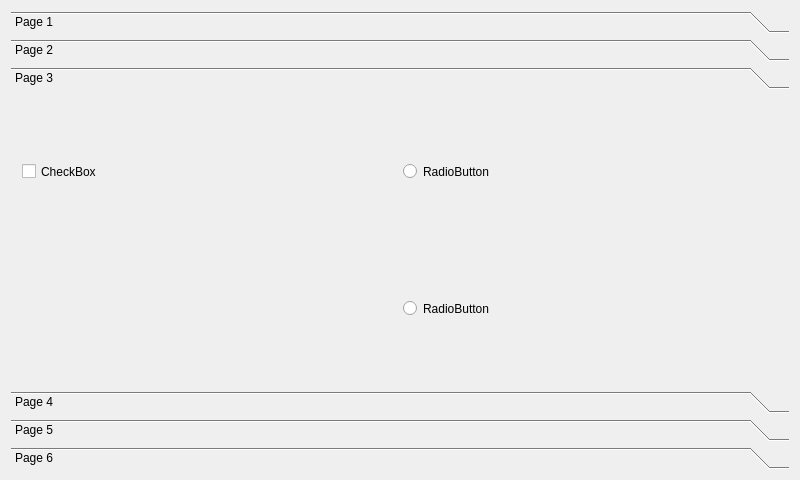
<?xml version="1.0" encoding="UTF-8"?>
<ui version="4.0">
 <class>MainWindow</class>
 <widget class="QMainWindow" name="MainWindow">
  <property name="geometry">
   <rect>
    <x>0</x>
    <y>0</y>
    <width>800</width>
    <height>480</height>
   </rect>
  </property>
  <property name="windowTitle">
   <string>MainWindow</string>
  </property>
  <widget class="QWidget" name="centralWidget">
   <layout class="QHBoxLayout" name="horizontalLayout_2">
    <item>
     <widget class="QToolBox" name="toolBox">
      <property name="currentIndex">
       <number>2</number>
      </property>
      <widget class="QWidget" name="page">
       <property name="geometry">
        <rect>
         <x>0</x>
         <y>0</y>
         <width>782</width>
         <height>282</height>
        </rect>
       </property>
       <attribute name="label">
        <string>Page 1</string>
       </attribute>
       <layout class="QHBoxLayout" name="horizontalLayout">
        <item>
         <widget class="QQtSvgWidget" name="w" native="true"/>
        </item>
       </layout>
      </widget>
      <widget class="QWidget" name="page_2">
       <property name="geometry">
        <rect>
         <x>0</x>
         <y>0</y>
         <width>782</width>
         <height>282</height>
        </rect>
       </property>
       <attribute name="label">
        <string>Page 2</string>
       </attribute>
       <layout class="QVBoxLayout" name="verticalLayout">
        <item>
         <widget class="QQtSvgPushButton" name="b0">
          <property name="sizePolicy">
           <sizepolicy hsizetype="Preferred" vsizetype="Preferred">
            <horstretch>0</horstretch>
            <verstretch>0</verstretch>
           </sizepolicy>
          </property>
          <property name="text">
           <string>PushButton</string>
          </property>
         </widget>
        </item>
       </layout>
      </widget>
      <widget class="QWidget" name="page_3">
       <property name="geometry">
        <rect>
         <x>0</x>
         <y>0</y>
         <width>782</width>
         <height>282</height>
        </rect>
       </property>
       <attribute name="label">
        <string>Page 3</string>
       </attribute>
       <layout class="QGridLayout" name="gridLayout">
        <item row="0" column="0">
         <widget class="QQtSvgCheckBox" name="c0">
          <property name="sizePolicy">
           <sizepolicy hsizetype="Preferred" vsizetype="Preferred">
            <horstretch>0</horstretch>
            <verstretch>0</verstretch>
           </sizepolicy>
          </property>
          <property name="text">
           <string>CheckBox</string>
          </property>
         </widget>
        </item>
        <item row="0" column="1">
         <widget class="QQtSvgRadioButton" name="r0">
          <property name="sizePolicy">
           <sizepolicy hsizetype="Preferred" vsizetype="Preferred">
            <horstretch>0</horstretch>
            <verstretch>0</verstretch>
           </sizepolicy>
          </property>
          <property name="text">
           <string>RadioButton</string>
          </property>
         </widget>
        </item>
        <item row="1" column="1">
         <widget class="QQtSvgRadioButton" name="r1">
          <property name="sizePolicy">
           <sizepolicy hsizetype="Preferred" vsizetype="Preferred">
            <horstretch>0</horstretch>
            <verstretch>0</verstretch>
           </sizepolicy>
          </property>
          <property name="text">
           <string>RadioButton</string>
          </property>
         </widget>
        </item>
       </layout>
      </widget>
      <widget class="QWidget" name="page_4">
       <property name="geometry">
        <rect>
         <x>0</x>
         <y>0</y>
         <width>782</width>
         <height>282</height>
        </rect>
       </property>
       <attribute name="label">
        <string>Page 4</string>
       </attribute>
      </widget>
      <widget class="QWidget" name="page_5">
       <property name="geometry">
        <rect>
         <x>0</x>
         <y>0</y>
         <width>782</width>
         <height>282</height>
        </rect>
       </property>
       <attribute name="label">
        <string>Page 5</string>
       </attribute>
      </widget>
      <widget class="QWidget" name="page_6">
       <property name="geometry">
        <rect>
         <x>0</x>
         <y>0</y>
         <width>782</width>
         <height>282</height>
        </rect>
       </property>
       <attribute name="label">
        <string>Page 6</string>
       </attribute>
      </widget>
     </widget>
    </item>
   </layout>
  </widget>
 </widget>
 <layoutdefault spacing="6" margin="11"/>
 <customwidgets>
  <customwidget>
   <class>QQtSvgWidget</class>
   <extends>QWidget</extends>
   <header>qqtsvgwidget.h</header>
   <container>1</container>
  </customwidget>
  <customwidget>
   <class>QQtSvgPushButton</class>
   <extends>QPushButton</extends>
   <header>qqtsvgpushbutton.h</header>
  </customwidget>
  <customwidget>
   <class>QQtSvgCheckBox</class>
   <extends>QCheckBox</extends>
   <header>qqtsvgcheckbox.h</header>
  </customwidget>
  <customwidget>
   <class>QQtSvgRadioButton</class>
   <extends>QRadioButton</extends>
   <header>qqtsvgradiobutton.h</header>
  </customwidget>
 </customwidgets>
 <resources/>
 <connections/>
</ui>
